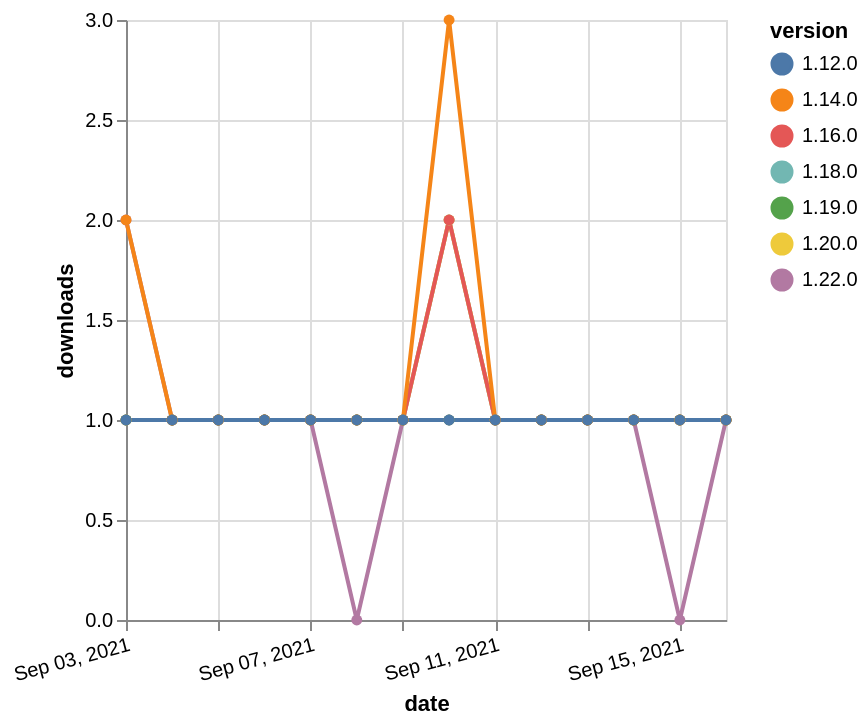

Source (Vega-Lite JSON):
### Vega-Lite specification from a JSON file in a GitHub repository (floating-point values rounded to 4 significant figures)
{"$schema": "https://vega.github.io/schema/vega-lite/v5.json", "description": "A simple bar chart with embedded data.", "data": {"values": [{"date": "2021-09-03", "total": 150, "delta": 1, "version": "1.18.0"}, {"date": "2021-09-04", "total": 151, "delta": 1, "version": "1.18.0"}, {"date": "2021-09-05", "total": 152, "delta": 1, "version": "1.18.0"}, {"date": "2021-09-06", "total": 153, "delta": 1, "version": "1.18.0"}, {"date": "2021-09-07", "total": 154, "delta": 1, "version": "1.18.0"}, {"date": "2021-09-08", "total": 155, "delta": 1, "version": "1.18.0"}, {"date": "2021-09-09", "total": 156, "delta": 1, "version": "1.18.0"}, {"date": "2021-09-10", "total": 158, "delta": 2, "version": "1.18.0"}, {"date": "2021-09-11", "total": 159, "delta": 1, "version": "1.18.0"}, {"date": "2021-09-12", "total": 160, "delta": 1, "version": "1.18.0"}, {"date": "2021-09-13", "total": 161, "delta": 1, "version": "1.18.0"}, {"date": "2021-09-14", "total": 162, "delta": 1, "version": "1.18.0"}, {"date": "2021-09-15", "total": 163, "delta": 1, "version": "1.18.0"}, {"date": "2021-09-16", "total": 164, "delta": 1, "version": "1.18.0"}, {"date": "2021-09-03", "total": 114, "delta": 2, "version": "1.22.0"}, {"date": "2021-09-04", "total": 115, "delta": 1, "version": "1.22.0"}, {"date": "2021-09-05", "total": 116, "delta": 1, "version": "1.22.0"}, {"date": "2021-09-06", "total": 117, "delta": 1, "version": "1.22.0"}, {"date": "2021-09-07", "total": 118, "delta": 1, "version": "1.22.0"}, {"date": "2021-09-08", "total": 118, "delta": 0, "version": "1.22.0"}, {"date": "2021-09-09", "total": 119, "delta": 1, "version": "1.22.0"}, {"date": "2021-09-10", "total": 120, "delta": 1, "version": "1.22.0"}, {"date": "2021-09-11", "total": 121, "delta": 1, "version": "1.22.0"}, {"date": "2021-09-12", "total": 122, "delta": 1, "version": "1.22.0"}, {"date": "2021-09-13", "total": 123, "delta": 1, "version": "1.22.0"}, {"date": "2021-09-14", "total": 124, "delta": 1, "version": "1.22.0"}, {"date": "2021-09-15", "total": 124, "delta": 0, "version": "1.22.0"}, {"date": "2021-09-16", "total": 125, "delta": 1, "version": "1.22.0"}, {"date": "2021-09-03", "total": 163, "delta": 1, "version": "1.20.0"}, {"date": "2021-09-04", "total": 164, "delta": 1, "version": "1.20.0"}, {"date": "2021-09-05", "total": 165, "delta": 1, "version": "1.20.0"}, {"date": "2021-09-06", "total": 166, "delta": 1, "version": "1.20.0"}, {"date": "2021-09-07", "total": 167, "delta": 1, "version": "1.20.0"}, {"date": "2021-09-08", "total": 168, "delta": 1, "version": "1.20.0"}, {"date": "2021-09-09", "total": 169, "delta": 1, "version": "1.20.0"}, {"date": "2021-09-10", "total": 171, "delta": 2, "version": "1.20.0"}, {"date": "2021-09-11", "total": 172, "delta": 1, "version": "1.20.0"}, {"date": "2021-09-12", "total": 173, "delta": 1, "version": "1.20.0"}, {"date": "2021-09-13", "total": 174, "delta": 1, "version": "1.20.0"}, {"date": "2021-09-14", "total": 175, "delta": 1, "version": "1.20.0"}, {"date": "2021-09-15", "total": 176, "delta": 1, "version": "1.20.0"}, {"date": "2021-09-16", "total": 177, "delta": 1, "version": "1.20.0"}, {"date": "2021-09-03", "total": 168, "delta": 1, "version": "1.16.0"}, {"date": "2021-09-04", "total": 169, "delta": 1, "version": "1.16.0"}, {"date": "2021-09-05", "total": 170, "delta": 1, "version": "1.16.0"}, {"date": "2021-09-06", "total": 171, "delta": 1, "version": "1.16.0"}, {"date": "2021-09-07", "total": 172, "delta": 1, "version": "1.16.0"}, {"date": "2021-09-08", "total": 173, "delta": 1, "version": "1.16.0"}, {"date": "2021-09-09", "total": 174, "delta": 1, "version": "1.16.0"}, {"date": "2021-09-10", "total": 176, "delta": 2, "version": "1.16.0"}, {"date": "2021-09-11", "total": 177, "delta": 1, "version": "1.16.0"}, {"date": "2021-09-12", "total": 178, "delta": 1, "version": "1.16.0"}, {"date": "2021-09-13", "total": 179, "delta": 1, "version": "1.16.0"}, {"date": "2021-09-14", "total": 180, "delta": 1, "version": "1.16.0"}, {"date": "2021-09-15", "total": 181, "delta": 1, "version": "1.16.0"}, {"date": "2021-09-16", "total": 182, "delta": 1, "version": "1.16.0"}, {"date": "2021-09-03", "total": 135, "delta": 1, "version": "1.19.0"}, {"date": "2021-09-04", "total": 136, "delta": 1, "version": "1.19.0"}, {"date": "2021-09-05", "total": 137, "delta": 1, "version": "1.19.0"}, {"date": "2021-09-06", "total": 138, "delta": 1, "version": "1.19.0"}, {"date": "2021-09-07", "total": 139, "delta": 1, "version": "1.19.0"}, {"date": "2021-09-08", "total": 140, "delta": 1, "version": "1.19.0"}, {"date": "2021-09-09", "total": 141, "delta": 1, "version": "1.19.0"}, {"date": "2021-09-10", "total": 142, "delta": 1, "version": "1.19.0"}, {"date": "2021-09-11", "total": 143, "delta": 1, "version": "1.19.0"}, {"date": "2021-09-12", "total": 144, "delta": 1, "version": "1.19.0"}, {"date": "2021-09-13", "total": 145, "delta": 1, "version": "1.19.0"}, {"date": "2021-09-14", "total": 146, "delta": 1, "version": "1.19.0"}, {"date": "2021-09-15", "total": 147, "delta": 1, "version": "1.19.0"}, {"date": "2021-09-16", "total": 148, "delta": 1, "version": "1.19.0"}, {"date": "2021-09-03", "total": 286, "delta": 2, "version": "1.14.0"}, {"date": "2021-09-04", "total": 287, "delta": 1, "version": "1.14.0"}, {"date": "2021-09-05", "total": 288, "delta": 1, "version": "1.14.0"}, {"date": "2021-09-06", "total": 289, "delta": 1, "version": "1.14.0"}, {"date": "2021-09-07", "total": 290, "delta": 1, "version": "1.14.0"}, {"date": "2021-09-08", "total": 291, "delta": 1, "version": "1.14.0"}, {"date": "2021-09-09", "total": 292, "delta": 1, "version": "1.14.0"}, {"date": "2021-09-10", "total": 295, "delta": 3, "version": "1.14.0"}, {"date": "2021-09-11", "total": 296, "delta": 1, "version": "1.14.0"}, {"date": "2021-09-12", "total": 297, "delta": 1, "version": "1.14.0"}, {"date": "2021-09-13", "total": 298, "delta": 1, "version": "1.14.0"}, {"date": "2021-09-14", "total": 299, "delta": 1, "version": "1.14.0"}, {"date": "2021-09-15", "total": 300, "delta": 1, "version": "1.14.0"}, {"date": "2021-09-16", "total": 301, "delta": 1, "version": "1.14.0"}, {"date": "2021-09-03", "total": 218, "delta": 1, "version": "1.12.0"}, {"date": "2021-09-04", "total": 219, "delta": 1, "version": "1.12.0"}, {"date": "2021-09-05", "total": 220, "delta": 1, "version": "1.12.0"}, {"date": "2021-09-06", "total": 221, "delta": 1, "version": "1.12.0"}, {"date": "2021-09-07", "total": 222, "delta": 1, "version": "1.12.0"}, {"date": "2021-09-08", "total": 223, "delta": 1, "version": "1.12.0"}, {"date": "2021-09-09", "total": 224, "delta": 1, "version": "1.12.0"}, {"date": "2021-09-10", "total": 225, "delta": 1, "version": "1.12.0"}, {"date": "2021-09-11", "total": 226, "delta": 1, "version": "1.12.0"}, {"date": "2021-09-12", "total": 227, "delta": 1, "version": "1.12.0"}, {"date": "2021-09-13", "total": 228, "delta": 1, "version": "1.12.0"}, {"date": "2021-09-14", "total": 229, "delta": 1, "version": "1.12.0"}, {"date": "2021-09-15", "total": 230, "delta": 1, "version": "1.12.0"}, {"date": "2021-09-16", "total": 231, "delta": 1, "version": "1.12.0"}]}, "width": "container", "mark": {"type": "line", "point": {"filled": true}}, "encoding": {"x": {"field": "date", "type": "temporal", "timeUnit": "yearmonthdate", "title": "date", "axis": {"labelAngle": -15}}, "y": {"field": "delta", "type": "quantitative", "title": "downloads"}, "color": {"field": "version", "type": "nominal"}, "tooltip": {"field": "delta"}}}
